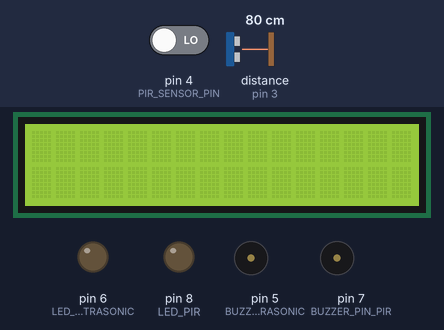
Simulated run of this sketch. Board: Arduino Uno, built with avr-gcc and run on an emulated ATmega328P. On the bench: 16×2 character LCD, output pins drawn as LEDs (lit = HIGH), buzzer (waves = sounding, pin HIGH). Wiring (inferred from the names in the program): ultrasonic range finder: trigger pin 2; echo pin 3. Dashed ring = blinking. The test bench sets the inputs (shaded band); at power-on: distance to the obstacle (sensor on pin 3) 80 cm, pin 4 (PIR_SENSOR_PIN) LOW. The echo pulse lasts 58.3 µs per cm; pins used as bus, display or sensor lines are not drawn.

Above: at 1.8 s.
1.9 s: distance to the obstacle (sensor on pin 3) set to 56 cm
3.4 s: distance to the obstacle (sensor on pin 3) set to 48 cm
At 4.8 s:
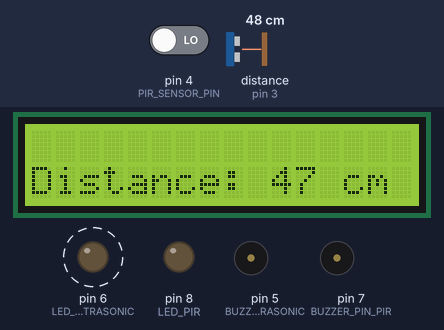
7.5 s: pin 4 (PIR_SENSOR_PIN) driven HIGH
At 8.08 s:
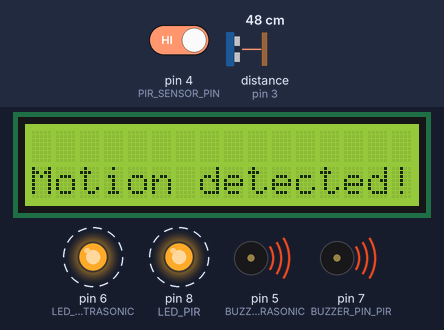
10.5 s: pin 4 (PIR_SENSOR_PIN) driven LOW
At 12.4 s:
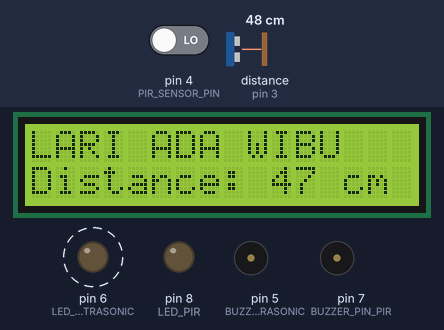
12.5 s: pin 4 (PIR_SENSOR_PIN) driven HIGH
At 15.47 s:
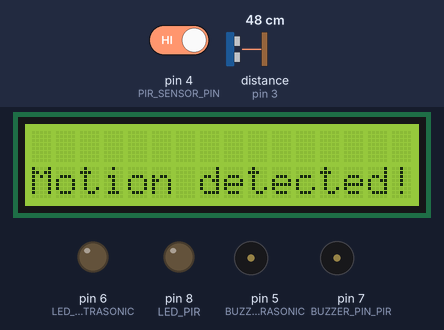
16.6 s: distance to the obstacle (sensor on pin 3) set to 2 cm
At 20.19 s:
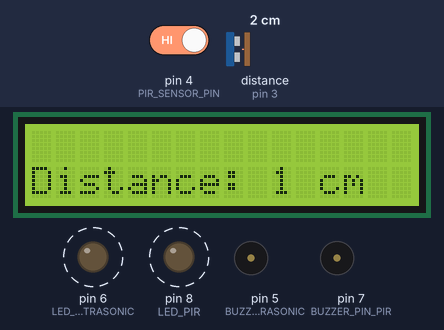
Timing chart, 0 to 21.7 s (numbered marks = the images above; inputs shaded):
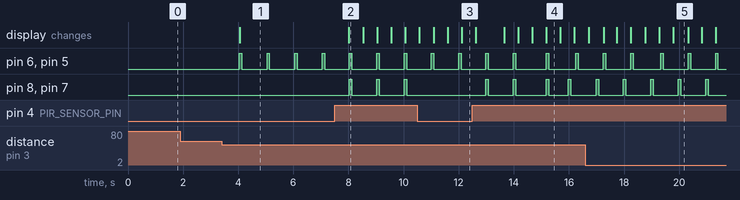

The sketch:

main.ino
```cpp
#include <Arduino_FreeRTOS.h>
#include <Wire.h>
#include <semphr.h>
#include <queue.h>
#include <LiquidCrystal_I2C.h>

// Define pin numbers
#define ULTRASONIC_TRIGGER_PIN 2
#define ULTRASONIC_ECHO_PIN 3
#define PIR_SENSOR_PIN 4
#define BUZZER_PIN_ULTRASONIC 5
#define BUZZER_PIN_PIR 7
#define LED_ULTRASONIC 6 // Updated name
#define LED_PIR 8

// Create LCD object
LiquidCrystal_I2C lcd(0x27, 16, 2);

// Task handles
TaskHandle_t ultrasonicTaskHandle;
TaskHandle_t pirTaskHandle;
TaskHandle_t ledTaskHandle;
TaskHandle_t lcdTaskHandle;

// Semaphores and queues
SemaphoreHandle_t ultrasonicSemaphore;
SemaphoreHandle_t pirSemaphore;
QueueHandle_t lcdQueue;

// Function prototypes
void ultrasonicTask(void *pvParameters);
void pirTask(void *pvParameters);
void ledTask(void *pvParameters);
void lcdTask(void *pvParameters);

void setup()
{
    // Initialize LCD
    lcd.begin(16, 2);
    lcd.backlight();

    // Create tasks
    xTaskCreate(ultrasonicTask, "UltrasonicTask", 100, NULL, 2, &ultrasonicTaskHandle);
    xTaskCreate(pirTask, "PIRTask", 100, NULL, 2, &pirTaskHandle);
    xTaskCreate(ledTask, "LEDTask", 100, NULL, 1, &ledTaskHandle);
    xTaskCreate(lcdTask, "LCDTask", 100, NULL, 1, &lcdTaskHandle);

    // Create semaphores and queues
    ultrasonicSemaphore = xSemaphoreCreateBinary();
    pirSemaphore = xSemaphoreCreateBinary();
    lcdQueue = xQueueCreate(5, sizeof(char[17]));

    // Start the scheduler
    vTaskStartScheduler();
}

void loop()
{
    // This should never be reached
}

void ultrasonicTask(void *pvParameters)
{
    pinMode(ULTRASONIC_TRIGGER_PIN, OUTPUT);
    pinMode(ULTRASONIC_ECHO_PIN, INPUT);

    char ultrasonicMessage[17];

    while (1)
    {
        // Ultrasonic sensor logic
        long duration, distance;

        digitalWrite(ULTRASONIC_TRIGGER_PIN, LOW);
        delayMicroseconds(2);
        digitalWrite(ULTRASONIC_TRIGGER_PIN, HIGH);
        delayMicroseconds(10);
        digitalWrite(ULTRASONIC_TRIGGER_PIN, LOW);

        duration = pulseIn(ULTRASONIC_ECHO_PIN, HIGH);
        distance = duration * 0.034 / 2;

        if (distance < 50)
        {
            // Menggabungkan pesan "Object Distance:" dan nilai jarak dalam satu baris
            snprintf(ultrasonicMessage, sizeof(ultrasonicMessage), "Distance: %ld cm", distance);
            xQueueSend(lcdQueue, ultrasonicMessage, portMAX_DELAY);
            xSemaphoreGive(ultrasonicSemaphore);
        }

        vTaskDelay(1000 / portTICK_PERIOD_MS);
    }
}

void pirTask(void *pvParameters)
{
    pinMode(PIR_SENSOR_PIN, INPUT);

    char pirMessage[17];

    while (1)
    {
        // PIR sensor logic
        if (digitalRead(PIR_SENSOR_PIN) == HIGH)
        {
            snprintf(pirMessage, sizeof(pirMessage), "Motion detected!");
            xQueueSend(lcdQueue, pirMessage, portMAX_DELAY);
            xSemaphoreGive(pirSemaphore);
        }

        vTaskDelay(1000 / portTICK_PERIOD_MS);
    }
}

void ledTask(void *pvParameters)
{
    pinMode(LED_ULTRASONIC, OUTPUT);
    pinMode(LED_PIR, OUTPUT);
    pinMode(BUZZER_PIN_ULTRASONIC, OUTPUT);
    pinMode(BUZZER_PIN_PIR, OUTPUT);

    while (1)
    {
        BaseType_t pirSemaphoreStatus = xSemaphoreTake(pirSemaphore, 0);               // Non-blocking
        BaseType_t ultrasonicSemaphoreStatus = xSemaphoreTake(ultrasonicSemaphore, 0); // Non-blocking

        if (pirSemaphoreStatus == pdTRUE && ultrasonicSemaphoreStatus == pdTRUE)
        {
            // Both PIR and Ultrasonic sensors are triggered
            char combinedMessage[17];
            snprintf(combinedMessage, sizeof(combinedMessage), "LARI ADA WIBU");
            xQueueSend(lcdQueue, combinedMessage, portMAX_DELAY);

            digitalWrite(LED_PIR, HIGH);
            digitalWrite(LED_ULTRASONIC, HIGH);
            digitalWrite(BUZZER_PIN_PIR, HIGH);
            digitalWrite(BUZZER_PIN_ULTRASONIC, HIGH);
        }
        else if (pirSemaphoreStatus == pdTRUE)
        {
            // PIR sensor is triggered
            digitalWrite(LED_ULTRASONIC, LOW);
            digitalWrite(LED_PIR, HIGH);
            digitalWrite(BUZZER_PIN_ULTRASONIC, LOW);
            digitalWrite(BUZZER_PIN_PIR, HIGH);
        }
        else if (ultrasonicSemaphoreStatus == pdTRUE)
        {
            // Ultrasonic sensor is triggered
            digitalWrite(LED_PIR, LOW);
            digitalWrite(LED_ULTRASONIC, HIGH);
            digitalWrite(BUZZER_PIN_PIR, LOW);
            digitalWrite(BUZZER_PIN_ULTRASONIC, HIGH);
        }
        else
        {
            // Neither sensor is triggered
            digitalWrite(LED_PIR, LOW);
            digitalWrite(LED_ULTRASONIC, LOW);
            digitalWrite(BUZZER_PIN_PIR, LOW);
            digitalWrite(BUZZER_PIN_ULTRASONIC, LOW);
        }

        // Small delay to avoid busy-waiting
        vTaskDelay(100 / portTICK_PERIOD_MS);
    }
}

void lcdTask(void *pvParameters)
{
    char message[17];
    char lastMessage[17] = ""; // Variable to store the last displayed message

    while (1)
    {
        // Receive a message from the queue with a timeout of 500 milliseconds
        if (xQueueReceive(lcdQueue, message, 500 / portTICK_PERIOD_MS) == pdTRUE)
        {
            // If a new message is received, check if it is the special "LARI ADA WIBU" message
            if (strcmp(message, "LARI ADA WIBU") == 0)
            {
                // If the special message is received, clear the LCD and display it
                lcd.setCursor(0, 0);
                lcd.print(message);
                strcpy(lastMessage, message);
            }
            else
            {
                // For other messages, update the LCD without clearing it
                lcd.clear();
                lcd.setCursor(0, 1); // Set the cursor to the second line
                lcd.print(message);
                strcpy(lastMessage, message);
            }
        }
        else
        {
            // If no new message is received, clear the LCD
            lcd.clear();
        }
        // Small delay to avoid busy-waiting
        vTaskDelay(500 / portTICK_PERIOD_MS);
    }
}
```

Measured:
- the behaviour switches between 51 and 50 cm on distance to the obstacle (sensor on pin 3) (found by bisection; images 0 and 1)
- after the input at 1.9 s, every drawn part: stays the same
- after the input at 3.4 s, pin 6 (LED_ULTRASONIC), pin 5 (BUZZER_PIN_ULTRASONIC): alternates HIGH for 0.09 s and LOW for 0.91 s, starting after 0.65 s; the display: changes after 0.66 s (image 1)
- after the input at 7.5 s, pin 8 (LED_PIR), pin 7 (BUZZER_PIN_PIR): alternates HIGH for 0.09 s and LOW for 0.90 s, starting after 0.54 s; the display: changes after 0.52 s (image 2)
- after the input at 10.5 s, pin 8 (LED_PIR), pin 7 (BUZZER_PIN_PIR): stops changing and stays LOW
- after the input at 12.5 s, pin 8 (LED_PIR), pin 7 (BUZZER_PIN_PIR): LOW → HIGH after 0.49 s, → LOW 0.09 s later, → HIGH 0.90 s later, → LOW 0.09 s later, … (8 changes in this stretch); the display: first differs from a run without the input after 1.1 s (image 4)
- what the display in image 2 shows lasts 0.5 s, from 8.0 s to 8.5 s
